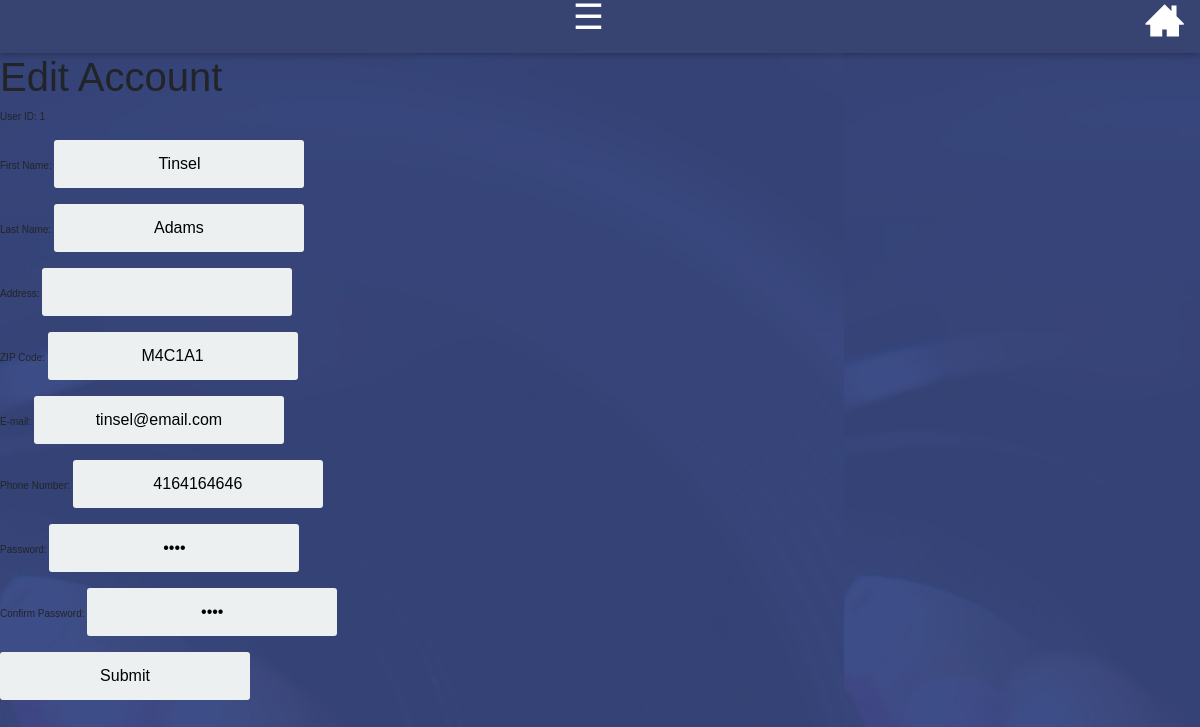
Page /edit.php?user_id=1 on the committed database.
### tables this page shows
CREATE TABLE `users` (
  `user_id` int(11) NOT NULL,
  `fname` varchar(64) NOT NULL,
  `lname` varchar(64) NOT NULL,
  `postal_code` varchar(16) NOT NULL,
  `phone` varchar(255) NOT NULL,
  `email` varchar(255) NOT NULL,
  `password` varchar(64) NOT NULL,
  `password2` varchar(64) NOT NULL,
  `avatar` blob NOT NULL,
  `registration_time` timestamp NOT NULL DEFAULT CURRENT_TIMESTAMP ON UPDATE CURRENT_TIMESTAMP
);

### edit.php (the view, shortened to what this page needs)
<?php
$user_id = $_GET['user_id'];
$dsn = "mysql:host=localhost;dbname=marza_RangeFinderApp;charset=utf8mb4";
$dbusername = "marza_RANGE";
$dbpassword = "0+BqNh-giRnw";
$pdo = new PDO($dsn, $dbusername, $dbpassword);
$stmt = $pdo->prepare("SELECT * FROM `users` WHERE user_id = $user_id");
$stmt->execute();
$row = $stmt->fetch();
?>
<?php
include 'head-n-header.php';
?>
<head>
</head>
<body>
	<h1>Edit Account</h1>
	<form action="confirm-update.php" method="POST">
		<p>User ID: <?php echo($row["user_id"]); ?></p>
		<p>First Name: <input type='text' name='firstName' value="<?php echo($row["fname"]); ?>"/></p>
		<p>Last Name: <input type='text' name='lastName' value="<?php echo($row["lname"]); ?>"/></p>
		<p>Address: <input type='text' name='address' value="<?php echo($row["address"]); ?>"/></p>
		<p>ZIP Code: <input type='text' name='postal_code' value="<?php echo($row["postal_code"]); ?>"/></p>
		<p>E-mail: <input type='email' name='email' value="<?php echo($row["email"]); ?>"/></p>
		<p>Phone Number: <input type='tel' name='phone' pattern="[0-9]{3}-[0-9]{3}-[0-9]{4}" value="<?php echo($row["phone"]); ?>"/></p>
		<p>Password: <input type='password' required pattern="(?=.*\d)(?=.*[a-z])(?=.*[A-Z]).{6,}" name="password" value="<?php echo($row["password"]); ?>"/></p>
		<p>Confirm Password: <input type='password' required pattern="(?=.*\d)(?=.*[a-z])(?=.*[A-Z]).{6,}" name='password2' value="<?php echo($row["password2"]); ?>"/></p>
		<input id="registerBtn" type='submit' />
	</form>
</body>
<?php
include 'javascript-n-footer.php';
?>

### css/my-custom.css (style rules this page uses)
body { font-size:62.5%; font-family:"Microsoft YaHei",Arial; overflow-x:hidden; overflow-y:auto; background-image: url(img/background.jpg); }
* { box-sizing: border-box; }
input { text-align: center; background-color: #ECF0F1; border: 2px solid transparent; border-radius: 3px; font-size: 16px; font-weight: 200; padding: 10px 0; width: 250px; transition: border .5s; }

### head-n-header.php (style rules this page uses)
body { font-size:62.5%; font-family:"Microsoft YaHei",Arial; overflow-x:hidden; overflow-y:auto; background-color:#ffffff; }

### rows in the picture
users: user_id "1", firstName "Tinsel", lastName "Adams", postal_code "M4C1A1", email "tinsel@email.com", phone "4164164646"
